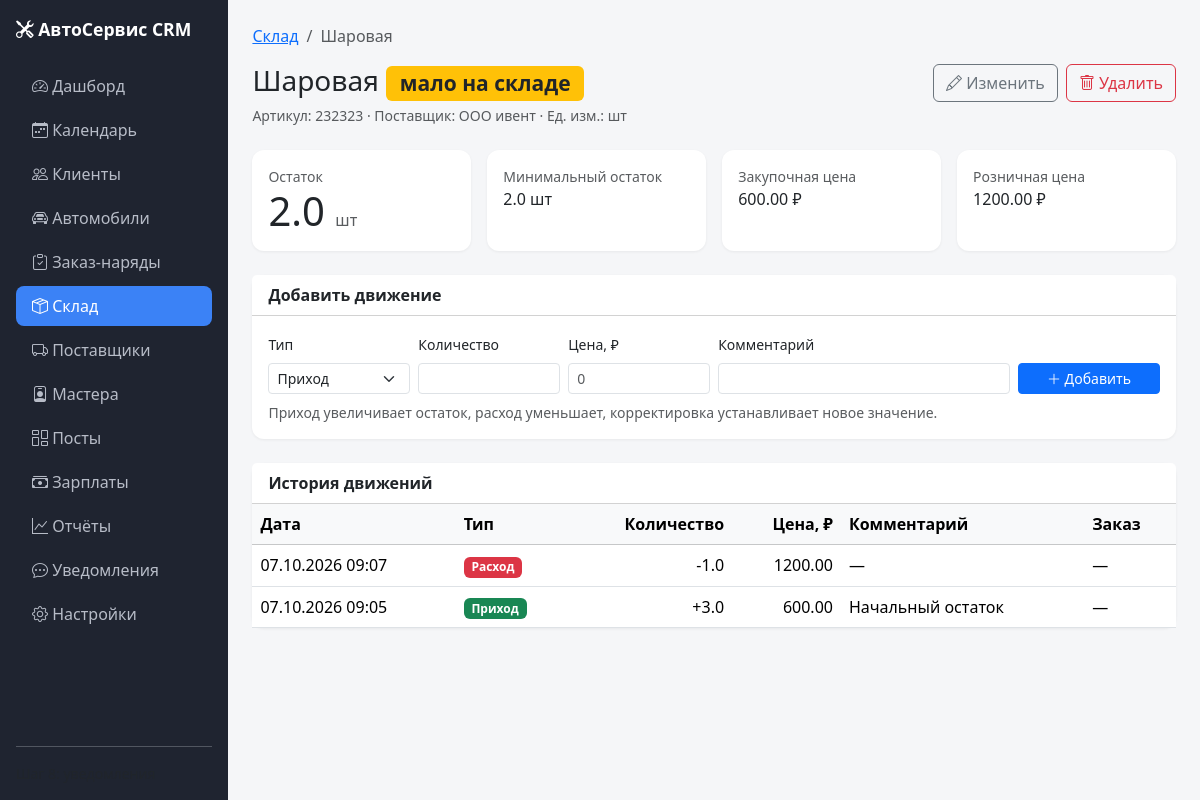
The app's page /warehouse/parts/2 with its own data.
### models.py (models this page shows, shortened)
class Part(db.Model):
    __tablename__ = "parts"
    id = db.Column(db.Integer, primary_key=True)
    sku = db.Column(db.String(80), index=True)
    name = db.Column(db.String(200), nullable=False, index=True)
    brand = db.Column(db.String(120))
    unit = db.Column(db.String(20), default="шт")
    purchase_price = db.Column(db.Float, default=0)
    price = db.Column(db.Float, default=0)
    stock = db.Column(db.Float, default=0)
    min_stock = db.Column(db.Float, default=0)
    supplier_id = db.Column(db.Integer, db.ForeignKey("suppliers.id"), nullable=True)
    comment = db.Column(db.Text)
    created_at = db.Column(db.DateTime, default=lambda: datetime.now(timezone.utc))
    supplier = db.relationship("Supplier", backref="parts")
    movements = db.relationship(
        "StockMovement",
        backref="part",
        cascade="all, delete-orphan",
        lazy=True,
        order_by="StockMovement.id.desc()",
    )
    @property
    def is_low(self):
        try:
            return (self.stock or 0) <= (self.min_stock or 0) and (self.min_stock or 0) > 0
        except Exception:
            return False
    @property
    def title(self):
        if self.brand:
            return f"{self.name} ({self.brand})"
        return self.name

class Supplier(db.Model):
    __tablename__ = "suppliers"
    id = db.Column(db.Integer, primary_key=True)
    name = db.Column(db.String(200), nullable=False)
    contact_person = db.Column(db.String(200))
    phone = db.Column(db.String(30))
    email = db.Column(db.String(120))
    comment = db.Column(db.Text)
    created_at = db.Column(db.DateTime, default=lambda: datetime.now(timezone.utc))

class StockMovement(db.Model):
    __tablename__ = "stock_movements"
    id = db.Column(db.Integer, primary_key=True)
    part_id = db.Column(db.Integer, db.ForeignKey("parts.id"), nullable=False, index=True)
    movement_type = db.Column(db.String(20), nullable=False)
    quantity = db.Column(db.Float, default=0)
    price = db.Column(db.Float, default=0)
    comment = db.Column(db.Text)
    order_id = db.Column(db.Integer, db.ForeignKey("orders.id"), nullable=True)
    created_at = db.Column(db.DateTime, default=lambda: datetime.now(timezone.utc))
    order = db.relationship("Order", backref="stock_movements")
    @property
    def type_label(self):
        return MOVEMENT_TYPES.get(self.movement_type, self.movement_type)

### app.py (the view)
@app.route("/warehouse/parts/<int:part_id>")
def part_detail(part_id):
    part = db.session.get(Part, part_id)
    if part is None: abort(404)
    return render_template("warehouse/part_detail.html", part=part)

### app.py (called while the page is built)
@app.context_processor
def inject_globals():
    return {
        "ORDER_STATUSES": ORDER_STATUSES,
        "MOVEMENT_TYPES": MOVEMENT_TYPES,
        "MOVEMENT_COLORS": MOVEMENT_COLORS,
        "APPOINTMENT_STATUSES": APPOINTMENT_STATUSES,
        "APPOINTMENT_COLORS": APPOINTMENT_COLORS,
        "STATUS_COLORS": {
            "new": "secondary",
            "in_progress": "primary",
            "waiting_parts": "warning",
            "done": "info",
            "closed": "success",
            "canceled": "danger",
        },
    }

### templates/warehouse/part_detail.html (shortened to what this page needs)
{% extends "base.html" %}
{% block content %}
<nav aria-label="breadcrumb">
    <ol class="breadcrumb">
        <li class="breadcrumb-item"><a href="{{ url_for('parts_list') }}">Склад</a></li>
        <li class="breadcrumb-item active">{{ part.name }}</li>
    </ol>
</nav>
<div class="d-flex justify-content-between align-items-start mb-4">
    <div>
        <h1 class="h3 mb-1">
            {{ part.title }}
            {% if part.is_low %}
                <span class="badge bg-warning text-dark align-middle">мало на складе</span>
            {% endif %}
        </h1>
        <div class="text-muted small">
            {% if part.sku %}Артикул: {{ part.sku }} &middot; {% endif %}
            {% if part.supplier %}Поставщик: {{ part.supplier.name }} &middot; {% endif %}
            Ед. изм.: {{ part.unit }}
        </div>
    </div>
    <div class="d-flex gap-2">
        <a href="{{ url_for('part_edit', part_id=part.id) }}" class="btn btn-outline-secondary">
            <i class="bi bi-pencil"></i> Изменить
        </a>
        <form method="post" action="{{ url_for('part_delete', part_id=part.id) }}"
              onsubmit="return confirm('Удалить запчасть? История движений тоже удалится.');">
            <button class="btn btn-outline-danger"><i class="bi bi-trash"></i> Удалить</button>
        </form>
    </div>
</div>
<div class="row g-3 mb-4">
    <div class="col-md-3">
        <div class="card stat-card h-100"><div class="card-body">
            <div class="text-muted small">Остаток</div>
            <div class="display-6">
                {{ part.stock or 0 }}
                <small class="text-muted fs-6">{{ part.unit }}</small>
            </div>
        </div></div>
    </div>
    <div class="col-md-3">
        <div class="card stat-card h-100"><div class="card-body">
            <div class="text-muted small">Минимальный остаток</div>
            <div>{{ part.min_stock or 0 }} {{ part.unit }}</div>
        </div></div>
    </div>
    <div class="col-md-3">
        <div class="card stat-card h-100"><div class="card-body">
            <div class="text-muted small">Закупочная цена</div>
            <div>{{ "%.2f"|format(part.purchase_price or 0) }} ₽</div>
        </div></div>
    </div>
    <div class="col-md-3">
        <div class="card stat-card h-100"><div class="card-body">
            <div class="text-muted small">Розничная цена</div>
            <div>{{ "%.2f"|format(part.price or 0) }} ₽</div>
        </div></div>
    </div>
</div>
<div class="card stat-card mb-4">
    <div class="card-header bg-white"><strong>Добавить движение</strong></div>
    <div class="card-body">
        <form method="post" action="{{ url_for('part_movement', part_id=part.id) }}"
              class="row g-2 align-items-end">
            <div class="col-md-2">
                <label class="form-label small">Тип</label>
                <select name="movement_type" class="form-select form-select-sm">
                    {% for key, label in MOVEMENT_TYPES.items() %}
                        <option value="{{ key }}" {% if key == 'in' %}selected{% endif %}>{{ label }}</option>
                    {% endfor %}
                </select>
            </div>
            <div class="col-md-2">
                <label class="form-label small">Количество</label>
                <input type="text" name="quantity" class="form-control form-control-sm" required>
            </div>
            <div class="col-md-2">
                <label class="form-label small">Цена, ₽</label>
                <input type="text" name="price" class="form-control form-control-sm" placeholder="0">
            </div>
            <div class="col-md-4">
                <label class="form-label small">Комментарий</label>
                <input type="text" name="comment" class="form-control form-control-sm">
            </div>
            <div class="col-md-2 text-end">
                <button class="btn btn-sm btn-primary w-100">
                    <i class="bi bi-plus-lg"></i> Добавить
                </button>
            </div>
        </form>
        <div class="form-text mt-2">
            Приход увеличивает остаток, расход уменьшает, корректировка устанавливает новое значение.
        </div>
    </div>
</div>
<div class="card stat-card">
    <div class="card-header bg-white"><strong>История движений</strong></div>
    <div class="table-responsive">
        <table class="table mb-0 align-middle">
            <thead class="table-light">
            <tr>
                <th>Дата</th>
                <th>Тип</th>
                <th class="text-end">Количество</th>
                <th class="text-end">Цена, ₽</th>
                <th>Комментарий</th>
                <th>Заказ</th>
            </tr>
            </thead>
            <tbody>
            {% for m in part.movements %}
                <tr>
                    <td>{{ m.created_at.strftime("%d.%m.%Y %H:%M") }}</td>
                    <td>
                        <span class="badge bg-{{ MOVEMENT_COLORS.get(m.movement_type, 'secondary') }}">
                            {{ m.type_label }}
                        </span>
                    </td>
                    <td class="text-end">
                        {% if m.movement_type == 'in' %}+{% elif m.movement_type == 'out' %}-{% endif %}{{ m.quantity or 0 }}
                    </td>
                    <td class="text-end">{{ "%.2f"|format(m.price or 0) }}</td>
                    <td>{{ m.comment or "—" }}</td>
                    <td>
                        {% if m.order_id %}
                            <a href="{{ url_for('order_detail', order_id=m.order_id) }}">#{{ m.order_id }}</a>
                        {% else %}
                            —
                        {% endif %}
                    </td>
                </tr>
            {% else %}
                <tr><td colspan="6" class="text-center text-muted py-3">Движений пока нет.</td></tr>
            {% endfor %}
            </tbody>
        </table>
    </div>
</div>
{% endblock %}

### static/css/style.css (style rules this page uses)
body { background: #f5f6f8; font-family: system-ui, -apple-system, "Segoe UI", Roboto, sans-serif; }
.stat-card { border: none; border-radius: .75rem; box-shadow: 0 1px 3px rgba(0, 0, 0, .06); }

### records on screen
Part: name "Шаровая", title "Шаровая", sku "232323", unit "шт", stock "2.0", min_stock "2.0", purchase_price "600.00", price "1200.00"
Supplier: supplier.name "ООО ивент"
StockMovement: created_at "07.10.2026 09:07", type_label "Расход", quantity "1.0", price "1200.00", comment "—"
StockMovement: created_at "07.10.2026 09:05", type_label "Приход", quantity "3.0", price "600.00", comment "Начальный остаток"

### other values on screen
form field movement_type "Приход"
